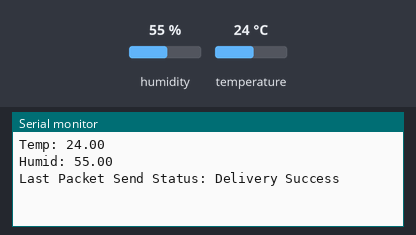
Simulated run of this sketch. Board: ESP32. Shown: the last lines printed to the serial monitor. The inputs (shaded band) are chosen by the test bench; at power-on: humidity 55 %, temperature 24 °C.

Above: at 1.3 s.
1.4 s: humidity set to 22 %
At 3.6 s:
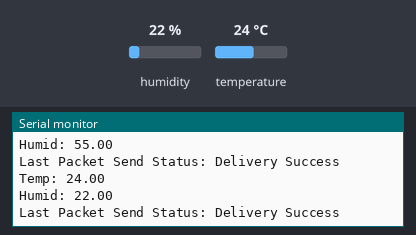
4.1 s: temperature set to 12 °C
At 4.8 s:
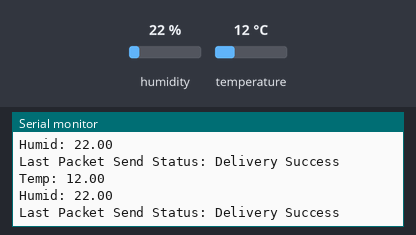
6.8 s: humidity set to 40 %
At 8.6 s:
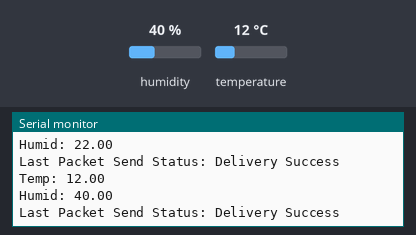
Timing chart, 0 to 10.1 s (numbered marks = the images above; inputs shaded):
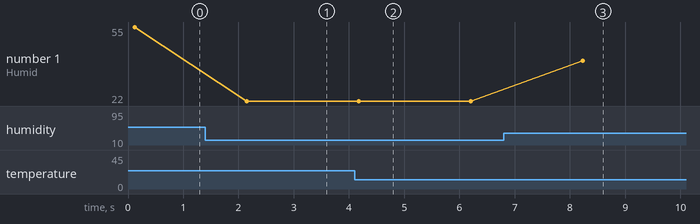

The sketch:

MultipleRemoteTemp.ino
```cpp
/*
  ESP-NOW Remote Sensor - Transmitter (Multiple Version)
  esp-now-xmit-multiple.ino
  Sends Temperature & Humidity data to other ESP32 via ESP-NOW
  Uses DHT22
  Multiple Transmitter modification

  DroneBot Workshop 2022
  https://dronebotworkshop.com
*/

// Include required libraries
#include <WiFi.h>
#include <esp_now.h>
#include <DHT.h>

// Define DHT22 parameters
#define DHTPin 5
#define DHTType DHT22

// Create DHT Object
DHT dht(DHTPin, DHTType);

// Variables for temperature and humidity
float temp;
float humid;

// Integer for identification (make unique for each transmitter)
int ident = 2;

// Responder MAC Address (Replace with your responders MAC Address)
uint8_t broadcastAddress[] = {0x24, 0x0A, 0xC4, 0x04, 0xF4, 0x40};

// Define data structure
typedef struct struct_message {
  float a;
  float b;
  int c;
} struct_message;

// Create structured data object
struct_message myData;

// Register peer
esp_now_peer_info_t peerInfo;

// Sent data callback function
void OnDataSent(const uint8_t *macAddr, esp_now_send_status_t status)
{
  Serial.print("Last Packet Send Status: ");
  Serial.println(status == ESP_NOW_SEND_SUCCESS ? "Delivery Success" : "Delivery Fail");
}

void setup() {

  // Setup Serial monitor
  Serial.begin(115200);
  delay(100);

  // Initiate DHT22
  dht.begin();

  // Set ESP32 WiFi mode to Station temporarly
  WiFi.mode(WIFI_STA);

  // Initialize ESP-NOW
  if (esp_now_init() != 0) {
    Serial.println("Error initializing ESP-NOW");
    return;
  }

  // Define callback
  esp_now_register_send_cb(OnDataSent);


  memcpy(peerInfo.peer_addr, broadcastAddress, 6);
  peerInfo.channel = 0;
  peerInfo.encrypt = false;

  if (esp_now_add_peer(&peerInfo) != ESP_OK) {
    Serial.println("Failed to add peer");
    return;
  }

}

void loop() {

  // Read DHT22 module values
  temp = dht.readTemperature();
  delay(10);
  humid = dht.readHumidity();
  delay(10);

  Serial.print("Temp: ");
  Serial.println(temp);
  Serial.print("Humid: ");
  Serial.println(humid);

  // Add to structured data object
  myData.a = temp;
  myData.b = humid;
  myData.c = ident;

  // Send data
  esp_now_send(broadcastAddress, (uint8_t *) &myData, sizeof(myData));

  // Delay for DHT22 sensor
  delay(2000);
}
```

Measured:
- after the input at 1.4 s, the serial monitor: prints a new line after 0.75 s (image 1)
- after the input at 4.1 s, the serial monitor: prints a new line after 0.08 s (image 2)
- after the input at 6.8 s, the serial monitor: prints a new line after 1.4 s (image 3)
- plotted number 1: 55 → 22 after the input at 1.4 s, 22 → 40 after the input at 6.8 s
